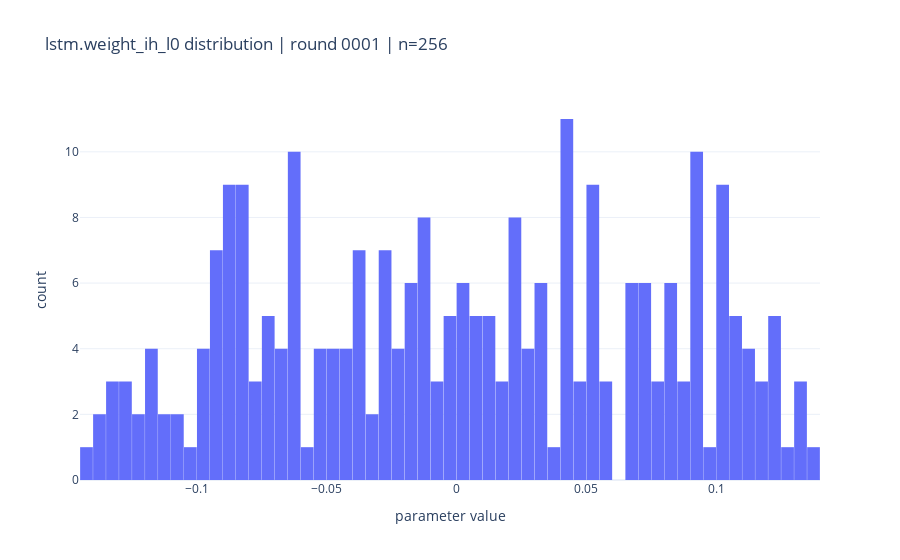

The notebook cell this image was saved under:
### Code cell
def plot_weight_hist_tensor(model, tensor_name, bins=80):
    sd = model.state_dict()
    if tensor_name not in sd:
        raise KeyError(f"not found: {tensor_name}\navailable example: {list(sd.keys())[:10]} ...")

    v = sd[tensor_name].detach().cpu().float().reshape(-1).numpy()

    fig = go.Figure()
    fig.add_trace(go.Histogram(x=v, nbinsx=bins, name=tensor_name))
    fig.update_layout(
        title=f"{tensor_name} distribution | round {ROUND:04d} | n={v.size}",
        xaxis_title="parameter value",
        yaxis_title="count",
        template="plotly_white",
        bargap=0.02
    )
    fig.show()

plot_weight_hist_tensor(global_model, "lstm.weight_ih_l0", bins=80)

### Figure 1 — Plotly figure (JSON) as saved in the notebook; plotly's stock layout.template omitted (floating-point values rounded to 4 significant figures; data arrays with more than 128 entries replaced by an {"elided": "..."} marker saying what was removed)
{"data": [{"name": "lstm.weight_ih_l0", "nbinsx": 80, "type": "histogram", "x": {"elided": "256 float values"}}], "layout": {"bargap": 0.02, "title": {"text": "lstm.weight_ih_l0 distribution | round 0001 | n=256"}, "xaxis": {"title": {"text": "parameter value"}}, "yaxis": {"title": {"text": "count"}}}}
